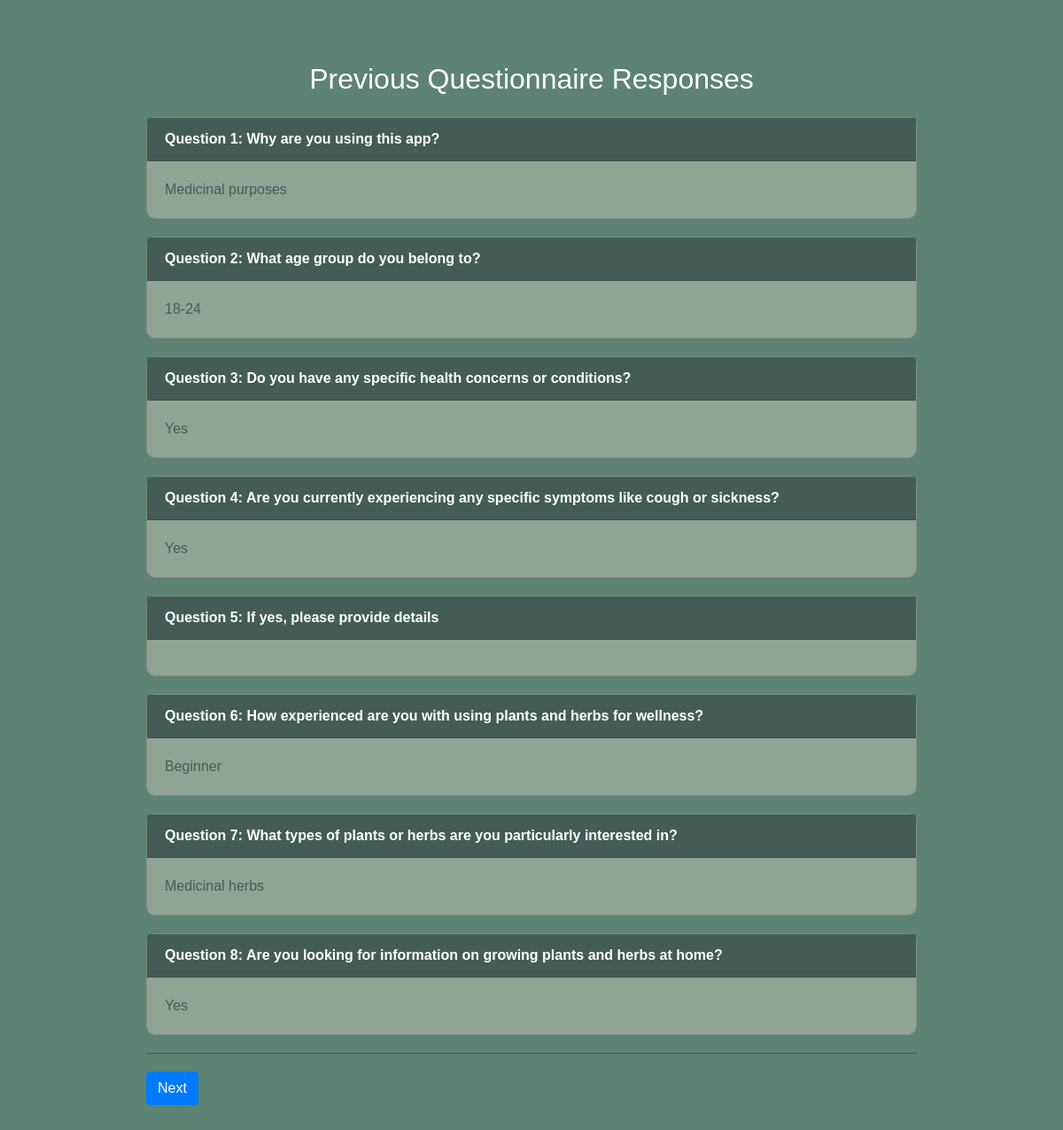
Screenshot of /show_responses.php (signed in) with the database file from the repository.
### tables this page shows
CREATE TABLE `questionnaire_responses` (
  `response_id` int(11) NOT NULL,
  `username` varchar(255) NOT NULL,
  `question_1` varchar(255) NOT NULL,
  `question_2` varchar(255) NOT NULL,
  `question_3` varchar(255) DEFAULT NULL,
  `question_4` varchar(255) NOT NULL,
  `question_5` varchar(255) DEFAULT NULL,
  `question_6` varchar(255) DEFAULT NULL,
  `question_7` varchar(255) NOT NULL,
  `question_8` varchar(255) DEFAULT NULL
);

### show_responses.php (the view, shortened to what this page needs)
<?php
require("config.php");
$username = $_SESSION['username'];
$stmt_fetch = $conn->prepare("SELECT * FROM questionnaire_responses WHERE username = ?");
$stmt_fetch->bind_param('s', $username);
$stmt_fetch->execute();
$result = $stmt_fetch->get_result();
?>
<!DOCTYPE html>
<html lang="en">
<head>
    <link rel="stylesheet" href="https://stackpath.bootstrapcdn.com/bootstrap/4.5.2/css/bootstrap.min.css">
</head>
<body>
    <div class="container">
        <h2 class="text-center mb-4">Previous Questionnaire Responses</h2>
        <?php
        while ($row = $result->fetch_assoc()) {
            for ($i = 1; $i <= 8; $i++) {
                echo '<div class="card">';
                echo '<div class="card-header">';
                echo "Question $i: ";
                echo htmlspecialchars(getQuestionText($i));
                echo '</div>';
                echo '<div class="card-body">';
                echo htmlspecialchars($row["question_$i"]);
                echo '</div>';
                echo '</div>';
            }
            echo "<hr>";
        }
        ?>
        <div class="btn-container ">
            <a href="thank_you.php" class="btn btn-primary">Next</a>
        </div>
    </div>
</body>
</html>
<?php
function getQuestionText($questionNumber) {
    switch ($questionNumber) {
        case 1:
            return 'Why are you using this app?';
        case 2:
            return 'What age group do you belong to?';
        case 3:
            return 'Do you have any specific health concerns or conditions?';
        case 4:
            return 'Are you currently experiencing any specific symptoms like cough or sickness?';
        case 5:
            return 'If yes, please provide details';
        case 6:
            return 'How experienced are you with using plants and herbs for wellness?';
        case 7:
            return 'What types of plants or herbs are you particularly interested in?';
        case 8:
            return 'Are you looking for information on growing plants and herbs at home?';
    }
}
?>

### show_responses.php (style rules this page uses)
body { font-family: 'Montserrat', sans-serif; background-color: #5C8374; color: white; padding: 20px; margin-bottom: 100px; }
.container { max-width: 900px; margin: auto; margin-top: 50px; }
.card { background-color: #90A495; margin-bottom: 20px; border-radius: 10px; }
.card-header { background-color: #435d56; color: white; font-weight: bold; }
.card-body { color: #435d56; }
hr { margin: 20px 0; border: none; border-top: 1px solid #435d56; }

### rows the page displays
questionnaire_responses: i "Why are you using this app?", question_1 "Medicinal purposes", i "What age group do you belong to?", question_2 "18-24", i "Do you have any specific health concerns or conditions?", question_3 "Yes", i "Are you currently experiencing any specific symptoms like cough or sickness?", question_4 "Yes", i "If yes, please provide details", i "How experienced are you with using plants and herbs for wellness?", question_6 "Beginner", i "What types of plants or herbs are you particularly interested in?", question_7 "Medicinal herbs", i "Are you looking for information on growing plants and herbs at home?", question_8 "Yes"
